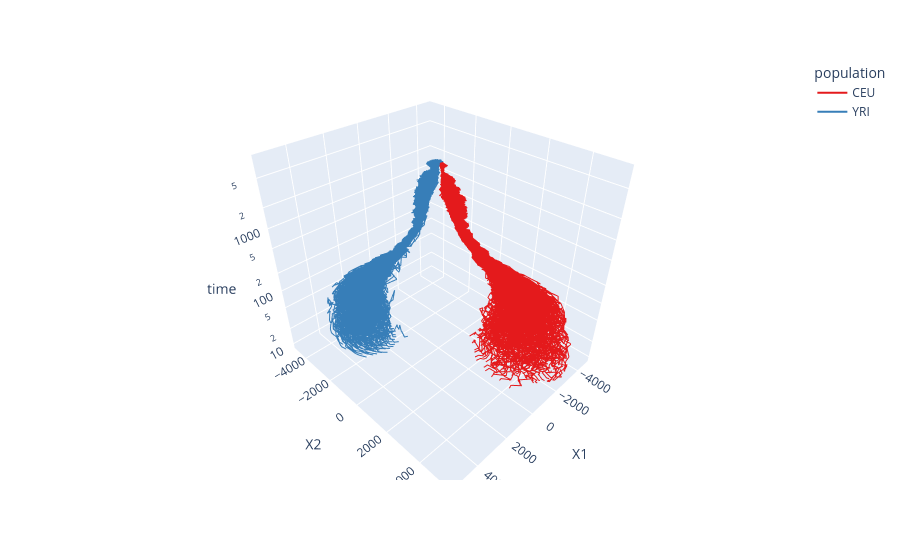

Notebook cell for this chart:
### Code cell
idx_to_sample_df = pd.read_parquet(os.path.join(output_dir, "idx_to_sample.parquet"))
sample_to_pop_df = pd.read_csv("../data/trees/wohns/metadata.csv")[["sample_id","population"]]
plotter = PlotEmbeddings(embeddings_df=embeddings_df, sample_to_pop_df=sample_to_pop_df, idx_to_sample_df=idx_to_sample_df)
fig = plotter.dynamic_plot(log_time=True)
pio.write_html(fig, file=os.path.join(output_dir, "dynamic_3d_plot.html"))
fig.show()
